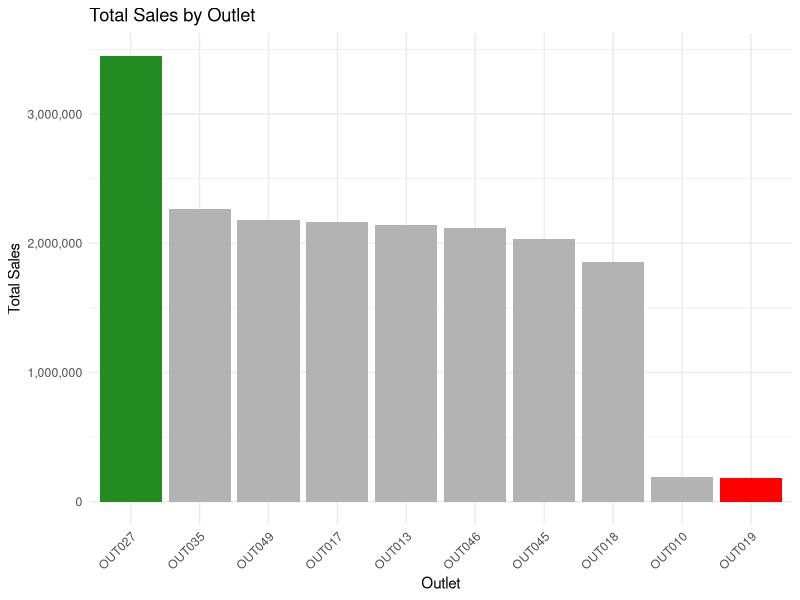

Source code (R): (Note: this script raises an error after producing the figure.)
#Load Dataset
library(readr)
df_imputed_train <- read_csv("imputed_train.csv")
View(df_imputed_train)

#Sales performance by store (Outlet_Identifier)
#Summary Statistics
library(dplyr)
all_outlets_sales_summary <- df_imputed_train %>%
       group_by(Outlet_Identifier) %>%
       summarise(
             Mean_Sales = mean(Item_Outlet_Sales, na.rm = TRUE),
             Median_Sales = median(Item_Outlet_Sales, na.rm = TRUE),
             SD_Sales = sd(Item_Outlet_Sales, na.rm = TRUE),
             Min_Sales = min(Item_Outlet_Sales, na.rm = TRUE),
             Max_Sales = max(Item_Outlet_Sales, na.rm = TRUE),
             Total_Sales = sum(Item_Outlet_Sales, na.rm = TRUE),
             N_Observations = n()
         ) %>%
       arrange(desc(Total_Sales))
 
print(all_outlets_sales_summary)


#Visualize Sales Performance by outlet
#convert the scientific notation to normal numerical display
options(scipen = 999)
format(1000000, big.mark = ",") 
#2 decimal places
format(1234567.89, big.mark = ",", nsmall = 2)

#Statistical Summary
summary(all_outlets_sales_summary$Total_Sales)

#Bar Chart plotting 
library(dplyr)
library(scales)
library(ggplot2)
all_outlets_sales_summary %>%
  mutate(Color = ifelse(Total_Sales == max(Total_Sales), "Top",
                        ifelse(Total_Sales == min(Total_Sales), "Bottom", "Normal"))) %>%
  ggplot(aes(x = reorder(Outlet_Identifier, -Total_Sales), y = Total_Sales, fill = Color)) +
  geom_col() +
  scale_fill_manual(values = c("Top" = "forestgreen", "Bottom" = "red", "Normal" = "grey70")) +
  labs(title = "Total Sales by Outlet",
       x = "Outlet",
       y = "Total Sales") +
  scale_y_continuous(labels = comma) +
  theme_minimal() +
  theme(axis.text.x = element_text(angle = 45, hjust = 1),
        legend.position = "none")

#Pie Chart-% of Total Sales by Outlet
install.packages("ggrepel")
library(ggplot2)
library(ggrepel)
library(dplyr)

ggplot(sales_summary, aes(x = 1, y = Sales_Percent, fill = Outlet_Identifier)) +
  geom_col(color = "white", width = 1) +
  coord_polar(theta = "y") +
  geom_label_repel(
    aes(
      y = label_pos,
      label = Label,
      fill = Outlet_Identifier
    ),
    size = 3.5,
    nudge_x = 1.5,
    segment.color = "grey50",
    show.legend = FALSE,
    box.padding = 0.3,
    point.padding = 0.5,
    direction = "y",
    segment.size = 0.5,
    segment.curvature = 0.1,
    segment.ncp = 5,
    segment.angle = 20
  ) +
  scale_fill_brewer(palette = "Set3") +
  theme_void() +
  theme(legend.position = "none") +
  labs(title = "Sales Percentage by Outlet")

# Density Plot of Sales by Outlet
ggplot(df_imputed_train, aes(x = Item_Outlet_Sales, color = Outlet_Identifier)) +
  geom_density(size = 1) +
  labs(
    title = "Density of Sales by Store",
    x = "Sales",
    y = "Density"
  ) +
  theme_minimal() +
  theme(
    plot.title = element_text(hjust = 0.5),
    legend.title = element_blank()
  )
  



#Compare stores by size, type, and location
# Cross-tabulation: Outlet Size by Outlet Type
size_type_tbl <- df_imputed_train %>%
  count(Outlet_Size, Outlet_Type) %>%
  pivot_wider(names_from = Outlet_Type, values_from = n, values_fill = 0)

# Cross-tabulation: Outlet Size by Outlet Location Type
size_location_tbl <- df_imputed_train %>%
  count(Outlet_Size, Outlet_Location_Type) %>%
  pivot_wider(names_from = Outlet_Location_Type, values_from = n, values_fill = 0)

# Cross-tabulation: Outlet Type by Outlet Location Type
type_location_tbl <- df_imputed_train %>%
  count(Outlet_Type, Outlet_Location_Type) %>%
  pivot_wider(names_from = Outlet_Location_Type, values_from = n, values_fill = 0)

# View the tables
size_type_tbl
size_location_tbl
type_location_tbl

install.packages("gridExtra")
library(gridExtra)
library(ggplot2)

# Plot Size by Type
p1 <- ggplot(df_imputed_train, aes(x = Outlet_Size, fill = Outlet_Type)) +
  geom_bar(position = "dodge") +
  labs(title = "Store Size by Outlet Type", x = "Outlet Size", y = "Count") +
  theme_minimal()

# Plot Size by Location
p2 <- ggplot(df_imputed_train, aes(x = Outlet_Size, fill = Outlet_Location_Type)) +
  geom_bar(position = "dodge") +
  labs(title = "Store Size by Outlet Location", x = "Outlet Size", y = "Count") +
  theme_minimal()

# Plot Type by Location
p3 <- ggplot(df_imputed_train, aes(x = Outlet_Type, fill = Outlet_Location_Type)) +
  geom_bar(position = "dodge") +
  labs(title = "Outlet Type by Location Type", x = "Outlet Type", y = "Count") +
  theme_minimal() +
  theme(axis.text.x = element_text(angle = 45, hjust = 1))

# Arrange plots side by side
library(gridExtra)
grid.arrange(p1, p2, p3, ncol = 3)


library(vcd)
# Mosaic plot for Outlet_Size vs Outlet_Type
mosaic(~ Outlet_Size + Outlet_Type, data = df_imputed_train,
       shade = TRUE, legend = TRUE,
       main = "Mosaic Plot: Outlet Size vs Outlet Type")
# Add legend using grid.text()
legend_text <- c(
  "a = Grocery",
  "b = Supermarket Type 1",
  "c = Supermarket Type 2",
  "d = Supermarket Type 3"
)

grid.text("Legend:", x = unit(0.85, "npc"), y = unit(0.9, "npc"),
          gp = gpar(fontsize = 12, fontface = "bold"))

# Add legend items one by one
for (i in seq_along(legend_text)) {
  grid.text(legend_text[i],
            x = unit(0.85, "npc"),
            y = unit(0.9 - i * 0.05, "npc"),
            just = "left",
            gp = gpar(fontsize = 8))
}

# Mosaic plot for Outlet_Size vs Location
mosaic(~ Outlet_Size + Outlet_Location_Type, data = df_imputed_train,
       shade = TRUE, legend = TRUE, main = "Mosaic Plot: Outlet Size vs Location")

# Mosaic plot for Outlet_Type vs Location
mosaic(~ Outlet_Type + Outlet_Location_Type, data = df_imputed_train,
       shade = TRUE, legend = TRUE, main = "Mosaic Plot: Outlet Type vs Location")

# Add legend using grid.text()
legend_text <- c(
  "a = Grocery",
  "b = Supermarket Type 1",
  "c = Supermarket Type 2",
  "d = Supermarket Type 3"
)

grid.text("Legend:", x = unit(0.85, "npc"), y = unit(0.9, "npc"),
          gp = gpar(fontsize = 12, fontface = "bold"))

# Add legend items one by one
for (i in seq_along(legend_text)) {
  grid.text(legend_text[i],
            x = unit(0.85, "npc"),
            y = unit(0.9 - i * 0.05, "npc"),
            just = "left",
            gp = gpar(fontsize = 8))
}




#Yearly revenue trend by store establishment year
# Load necessary libraries
library(dplyr)
library(ggplot2)

# Summarize total and average sales per establishment year
sales_by_year <- df_imputed_train %>%
  group_by(Outlet_Establishment_Year) %>%
  summarise(
    Total_Sales = sum(Item_Outlet_Sales, na.rm = TRUE),
    Average_Sales = mean(Item_Outlet_Sales, na.rm = TRUE),
    Store_Count = n_distinct(Outlet_Identifier)
  ) %>%
  arrange(Outlet_Establishment_Year)

# Line plot: Total sales by establishment year
p1 <- ggplot(sales_by_year, aes(x = Outlet_Establishment_Year, y = Total_Sales)) +
  geom_line(group = 1, color = "steelblue", size = 1.2) +
  geom_point(size = 3) +
  labs(title = "Total Sales by Store Establishment Year",
       x = "Year Established", y = "Total Sales") +
  theme_minimal()

# Bar plot: Average sales per establishment year
p2 <- ggplot(sales_by_year, aes(x = factor(Outlet_Establishment_Year), y = Average_Sales)) +
  geom_col(fill = "darkorange") +
  geom_text(aes(label = round(Average_Sales, 1)), vjust = -0.3) +
  labs(title = "Average Sales per Store by Establishment Year",
       x = "Year Established", y = "Average Sales") +
  theme_minimal()

# arrange plots side by side
library(gridExtra)
grid.arrange(p1, p2, ncol = 2)




#Sales distribution by item category
library(ggplot2)
library(dplyr)

# Summarize total sales by Item_Type
sales_by_item <- df_imputed_train %>%
  group_by(Item_Type) %>%
  summarise(Total_Sales = sum(Item_Outlet_Sales, na.rm = TRUE)) %>%
  arrange(desc(Total_Sales))

# Bar plot of sales by item category
ggplot(sales_by_item, aes(x = reorder(Item_Type, Total_Sales), y = Total_Sales)) +
  geom_col(fill = "skyblue", color = "black") +
  coord_flip() +  # Flip for better readability
  labs(
    title = "Total Sales Distribution by Item Category",
    x = "Item Category",
    y = "Total Sales"
  ) +
  theme_minimal()

#pie chart of sales distribution by item category
sales_pie <- sales_total %>%
  mutate(
    Percent = Total_Sales / sum(Total_Sales),
    Label = paste0(Item_Type, "\n", round(Percent * 100, 1), "%")
  ) %>%
  # Sort for correct stacking and cumulative percentage calculation in polar coords
  arrange(desc(Percent)) %>% # IMPORTANT: arrange by Percent in descending order
  mutate(
    # Calculate the cumulative percentage, then find the midpoint of each slice
    cum_percent = cumsum(Percent) - (0.5 * Percent)
  )

# Pie chart
ggplot(sales_pie, aes(x = "", y = Percent, fill = Item_Type)) +
  geom_col(width = 1, color = "white") +
  coord_polar(theta = "y") +
  geom_text_repel(
    aes(
      label = Label,
      y = cum_percent # Use the newly created 'cum_percent' for positioning
    ),
    size = 3,
    nudge_x = 1.2, # Increase nudge_x to push labels further out
    direction = "y", # Prioritize vertical repulsion
    segment.colour = "grey50", # Make segment lines a bit more subtle
    segment.size = 0.2,
    min.segment.length = 0.1, # Don't draw segments if very close
    box.padding = 0.6, # Increase padding around the text boxes
    point.padding = 0.2, # Increase padding around the point (slice)
    force = 1.5, # Increase repulsion force
    max.iter = 5000 # Increase max iterations for better placement
  ) +
  labs(
    title = "Sales Distribution by Item Category",
    x = NULL,
    y = NULL
  ) +
  theme_void() +
  theme(legend.position = "none")



#Load library and price elasticity: How does MRP affect units sold?
library(tidyverse)
library(ggplot2)
library(corrplot)
library(GGally)

#Create Units_Sold
df_imputed_train <- df_imputed_train %>%
  mutate(Units_Sold = Item_Outlet_Sales / Item_MRP)

#Basic summary statistics
summary(df_imputed_train %>% select(Item_MRP, Item_Outlet_Sales, Units_Sold))
skimr::skim(df_imputed_train %>% select(Item_MRP, Units_Sold)) 


# Histogram of Item MRP
ggplot(df_imputed_train, aes(x = Item_MRP)) + 
  geom_histogram(bins = 30, fill = "skyblue", color = "black") + 
  ggtitle("Distribution of Item MRP") +
  theme_minimal()

# Histogram of Units Sold
ggplot(df_imputed_train, aes(x = Units_Sold)) + 
  geom_histogram(bins = 30, fill = "orange", color = "black") + 
  ggtitle("Distribution of Units Sold") +
  theme_minimal()

#Scatter plot: MRP vs Units Sold
ggplot(df_imputed_train, aes(x = Item_MRP, y = Units_Sold)) +
       geom_point(alpha = 0.5) +
       geom_smooth(method = "lm", color = "red", se = TRUE) +
       ggtitle("Price vs Units Sold") +
       xlab("Item MRP") + ylab("Units Sold")

# Correlation
correlation <- cor(df_imputed_train$Item_MRP, df_imputed_train$Units_Sold, use = "complete.obs")
print(paste("Correlation between Item MRP and Units Sold:", round(correlation, 3)))

#Linear regression to estimate elasticity
model <- lm(log(Units_Sold) ~ log(Item_MRP), data = df_imputed_train)
summary(model)

#Plot the log-log relationship
ggplot(df_imputed_train, aes(x = log(Item_MRP), y = log(Units_Sold))) +
       geom_point(alpha = 0.5) +
       geom_smooth(method = "lm", color = "blue", se = TRUE) +
       ggtitle("Log-Log Plot: Price Elasticity") +
       xlab("log(Item MRP)") + ylab("log(Units Sold)")




#High vs low visibility items: Do highly visible items sell more?
#Summary statistics
summary(df_imputed_train %>% select(Item_Visibility, Item_Outlet_Sales))

#Visualize distributions
ggplot(df_imputed_train, aes(x = Item_Visibility)) +
       geom_histogram(bins = 30, fill = "lightblue", color = "black") +
       ggtitle("Distribution of Item Visibility")
ggplot(df_imputed_train, aes(x = Item_Outlet_Sales)) +
       geom_histogram(bins = 30, fill = "lightgreen", color = "black") +
       ggtitle("Distribution of Item Outlet Sales")

#Scatter plot: Visibility vs Sales
ggplot(df_imputed_train, aes(x = Item_Visibility, y = Item_Outlet_Sales)) +
       geom_point(alpha = 0.5, color = "darkblue") +
       geom_smooth(method = "lm", color = "red", se = TRUE) +
       ggtitle("Item Visibility vs Item Outlet Sales") +
       xlab("Item Visibility") + ylab("Item Outlet Sales")

#Correlation
correlation <- cor(df_imputed_train$Item_Visibility, df_imputed_train$Item_Outlet_Sales, use = "complete.obs")
print(paste("Correlation between Item Visibility and Sales:", round(correlation, 3)))

#Create visibility category: High vs Low (using median split)
median_visibility <- median(df_imputed_train$Item_Visibility, na.rm = TRUE)
df_imputed_train <- df_imputed_train %>%
       mutate(Visibility_Level = ifelse(Item_Visibility >= median_visibility, "High", "Low"))

#Boxplot: Sales by visibility level
ggplot(df_imputed_train, aes(x = Visibility_Level, y = Item_Outlet_Sales, fill = Visibility_Level)) +
       geom_boxplot() +
       ggtitle("Sales by Item Visibility Level") +
       ylab("Item Outlet Sales") +
       xlab("Visibility Level")

#Compare mean sales
visibility_sales_summary<- df_imputed_train %>%
       group_by(Visibility_Level) %>%
       summarise(
             Mean_Sales = mean(Item_Outlet_Sales, na.rm = TRUE),
             Median_Sales = median(Item_Outlet_Sales, na.rm = TRUE),
             Count = n()
         )
print(visibility_sales_summary)

#Statistical test (t-test)
t_test_result <- t.test(Item_Outlet_Sales ~ Visibility_Level, data = df_imputed_train)




#Which item types drive the most revenue?
library(forcats)

#Check basic structure and summary
summary(df_imputed_train %>% select(Item_Type, Item_Outlet_Sales))
table(df_imputed_train$Item_Type)
item_sales_summary <- df_imputed_train %>%
       group_by(Item_Type) %>%
       summarise(
             Total_Sales = sum(Item_Outlet_Sales, na.rm = TRUE),
             Average_Sales = mean(Item_Outlet_Sales, na.rm = TRUE),
             Count = n()
         ) %>%
       arrange(desc(Total_Sales))
print(item_sales_summary)

#Bar plot – Total sales by Item_Type
library(tidyverse)

ggplot(item_sales_summary, aes(x = fct_reorder(Item_Type, Total_Sales), y = Total_Sales)) +
  geom_col(fill = "steelblue") +
  coord_flip() +
  ggtitle("Total Sales by Item Type") +
  xlab("Item Type") +
  ylab("Total Sales") +
  theme_minimal()

#Boxplot – Distribution of sales by Item_Type
ggplot(df_imputed_train, aes(
  x = fct_reorder(Item_Type, Item_Outlet_Sales, .fun = median), 
  y = Item_Outlet_Sales, 
  fill = Item_Type
)) +
  geom_boxplot(show.legend = FALSE) +
  coord_flip() +
  ggtitle("Sales Distribution by Item Type") +
  xlab("Item Type") +
  ylab("Item Outlet Sales") +
  theme_minimal()

# Density plot – Sales distribution by Item Type
ggplot(df_imputed_train, aes(x = Item_Outlet_Sales, fill = Item_Type)) +
  geom_density(alpha = 0.4) +
  ggtitle("Sales Density by Item Type") +
  xlab("Item Outlet Sales") +
  theme_minimal() +
  theme(legend.position = "right")

#Item sales summary 
item_sales_summary <- df_imputed_train %>%
       group_by(Item_Type) %>%
       summarise(
             Total_Revenue = sum(Item_Outlet_Sales, na.rm = TRUE),
             Average_Revenue = mean(Item_Outlet_Sales, na.rm = TRUE),
             Count = n()
        ) %>%
       arrange(desc(Total_Revenue))
print(item_sales_summary)

#Bar plot of total revenue by item type
ggplot(item_sales_summary, aes(x = fct_reorder(Item_Type, Total_Revenue), y = Total_Revenue)) +
  geom_col(fill = "steelblue") +
  coord_flip() +
  labs(
    title = "Total Revenue by Item Type",
    x = "Item Type",
    y = "Total Revenue"
  ) +
  theme_minimal()




#Which outlet types perform best in sales volume and revenue?
# Create 'Units_Sold' column
df_imputed_train <- df_imputed_train %>%
       mutate(Units_Sold = Item_Outlet_Sales / Item_MRP)
#Summary statistics by Outlet_Type
outlet_sales_summary <- df_imputed_train %>%
       group_by(Outlet_Type) %>%
       summarise(
             Total_Revenue = sum(Item_Outlet_Sales, na.rm = TRUE),
             Average_Revenue = mean(Item_Outlet_Sales, na.rm = TRUE),
             Total_Volume = sum(Units_Sold, na.rm = TRUE),
             Average_Volume = mean(Units_Sold, na.rm = TRUE),
             Count = n()
         ) %>%
       arrange(desc(Total_Revenue))
print(outlet_sales_summary)

# Bar plot - Total Revenue by Outlet Type
ggplot(outlet_sales_summary, aes(x = fct_reorder(Outlet_Type, Total_Revenue), y = Total_Revenue)) +
     geom_col(fill = "steelblue") +
     coord_flip() +
     labs(title = "Total Revenue by Outlet Type",
                       x = "Outlet Type", y = "Total Revenue")

#Bar plot - Total Volume by Outlet Type
ggplot(outlet_sales_summary, aes(x = fct_reorder(Outlet_Type, Total_Volume), y = Total_Volume)) +
       geom_col(fill = "darkgreen") +
       coord_flip() +
       labs(title = "Total Units Sold by Outlet Type",
                       x = "Outlet Type", y = "Estimated Units Sold")

#Boxplot - Revenue distribution by Outlet Type
ggplot(df_imputed_train, aes(x = Outlet_Type, y = Item_Outlet_Sales, fill = Outlet_Type)) +
       geom_boxplot() +
       labs(title = "Revenue Distribution by Outlet Type", x = "Outlet Type", y = "Item Outlet Sales")

#Boxplot - Volume distribution by Outlet Type
ggplot(df_imputed_train, aes(x = Outlet_Type, y = Units_Sold, fill = Outlet_Type)) +
       geom_boxplot() +
       labs(title = "Sales Volume Distribution by Outlet Type", x = "Outlet Type", y = "Estimated Units Sold")




#How does outlet size or location affect sales?
sales_by_size <- df_imputed_train %>%
       group_by(Outlet_Size) %>%
       summarise(
             Total_Revenue = sum(Item_Outlet_Sales, na.rm = TRUE),
             Average_Revenue = mean(Item_Outlet_Sales, na.rm = TRUE),
             .groups = "drop"
        )
print(sales_by_size)

sales_by_location <- df_imputed_train %>%
     group_by(Outlet_Location_Type) %>%
     summarise(
         Total_Revenue = sum(Item_Outlet_Sales, na.rm = TRUE),
         Average_Revenue = mean(Item_Outlet_Sales, na.rm = TRUE),
         .groups = "drop"
       )
print(sales_by_location)




#What pricing strategies correlate with higher sales?
#Create Units_Sold column
df_imputed_train <- df_imputed_train %>%
       mutate(Units_Sold = Item_Outlet_Sales / Item_MRP)

# Bin Item_MRP into 4 tiers using quartiles
df_imputed_train <- df_imputed_train %>%
       mutate(
             MRP_Tier = cut(
                   Item_MRP,
                   breaks = quantile(Item_MRP, probs = c(0, 0.25, 0.5, 0.75, 1), na.rm = TRUE),
                   labels = c("Low", "Medium", "High", "Premium"),
                   include.lowest = TRUE
              )
        )

#Summarize revenue and volume by MRP_Tier
pricing_summary <- df_imputed_train %>%
       group_by(MRP_Tier) %>%
       summarise(
             Total_Revenue = sum(Item_Outlet_Sales, na.rm = TRUE),
             Avg_Revenue = mean(Item_Outlet_Sales, na.rm = TRUE),
             Total_Volume = sum(Units_Sold, na.rm = TRUE),
             Avg_Volume = mean(Units_Sold, na.rm = TRUE),
             .groups = "drop"
        )
# View summary
print(pricing_summary)

# Scatterplot: Item MRP vs Revenue
ggplot(df_imputed_train, aes(x = Item_MRP, y = Item_Outlet_Sales)) +
       geom_point(alpha = 0.4, color = "steelblue") +
       geom_smooth(method = "lm", se = FALSE, color = "darkred", linewidth = 1.2) +
       labs(
             title = "Correlation Between Item MRP and Revenue",
             x = "Item MRP (Price)",
             y = "Item Outlet Sales (Revenue)"
         ) +
       theme_minimal()

